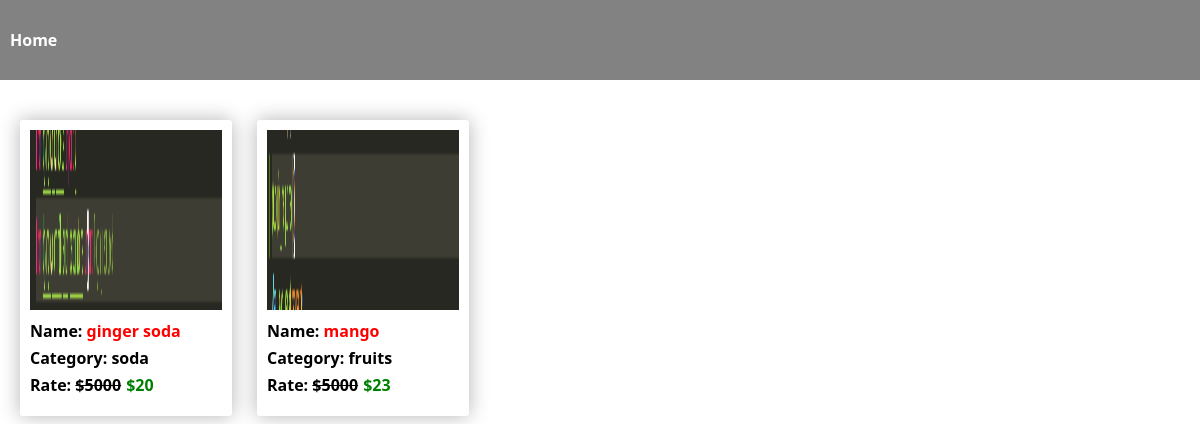
The app's page /admin_food_items/ with its own data.
### vendor_app/models.py (models this page shows, shortened)
class FoodItem(models.Model):
  food_image = models.ImageField()
  food_name = models.CharField(max_length=25)
  food_category = models.CharField(max_length=20)
  food_price = models.IntegerField()

### admin_app/views.py (the view)
# urls.py: path('admin_food_items/', admin_food_items, name='admin_food_items'),
def admin_food_items(request):
    food_items = FoodItem.objects.all()
    return render(request, 'admin_food_items.html', {'food_items':food_items})

### templates/admin_food_items.html (shortened to what this page needs)
<!DOCTYPE html>
<html lang="en">
  <head>
  </head>
  <body>
    <div class="admin-fooditems-page-container">
      <nav>
        <div class="orders">
          <a href="{% url 'admin_app:admin_page' %}">Home</a>
        </div>
      </nav>
      <div class="card-container">
        {% for i in food_items %}
        <div class="cards">
          <img src="{{i.food_image.url}}" alt="/" />
          <div class="card-details">
            <div>Name: <span style="color: red">{{i.food_name}}</span></div>
            <div>Category: {{i.food_category}}</div>
            <div>
              Rate:
              <span style="text-decoration: line-through; color: black"
                >$5000</span
              ><span style="color: green; margin-left: 5px"
                >${{i.food_price}}</span
              >
            </div>
          </div>
        </div>
        {% endfor %}
      </div>
    </div>
  </body>
</html>

### templates/admin_food_items.html (style rules this page uses)
body { margin: 0; padding: 0; box-sizing: border-box; }
.admin-fooditems-page-container { height: 100vh; width: 100%; font-family: system-ui, -apple-system, BlinkMacSystemFont, "Segoe UI", Roboto, Oxygen, Ubuntu, Cantarell, "Open Sans", "Helvetica Neue", sans-serif; position: relative; }
.admin-fooditems-page-container nav { position: fixed; top: 0; }
.admin-fooditems-page-container nav .orders { width: 100vw; height: 80px; background-color: hsl(0, 0%, 51%); display: flex; align-items: center; justify-content: start; }
.admin-fooditems-page-container nav a { color: white; margin-left: 10px; text-decoration: none; font-weight: bold; font-size: 16px; }
.admin-fooditems-page-container .card-container { margin-top: 100px; padding: 20px; display: grid; grid-template-columns: repeat(5, 1fr); gap: 25px; }
.admin-fooditems-page-container .card-container .cards { box-shadow: 0px 0px 20px rgb(180, 179, 179); border-radius: 3px; display: flex; flex-direction: column; overflow: hidden; padding: 10px; word-wrap: break-word; }
.admin-fooditems-page-container .card-container .cards img { width: 100%; height: 180px; margin-bottom: 10px; }
.admin-fooditems-page-container .card-container .cards .card-details { display: flex; flex-direction: column; margin-bottom: 10px; font-weight: bold; gap: 5px; }

### records on screen
FoodItem: food_image (picture), food_name "ginger soda", food_category "soda", food_price "20"
FoodItem: food_image (picture), food_name "mango", food_category "fruits", food_price "23"
